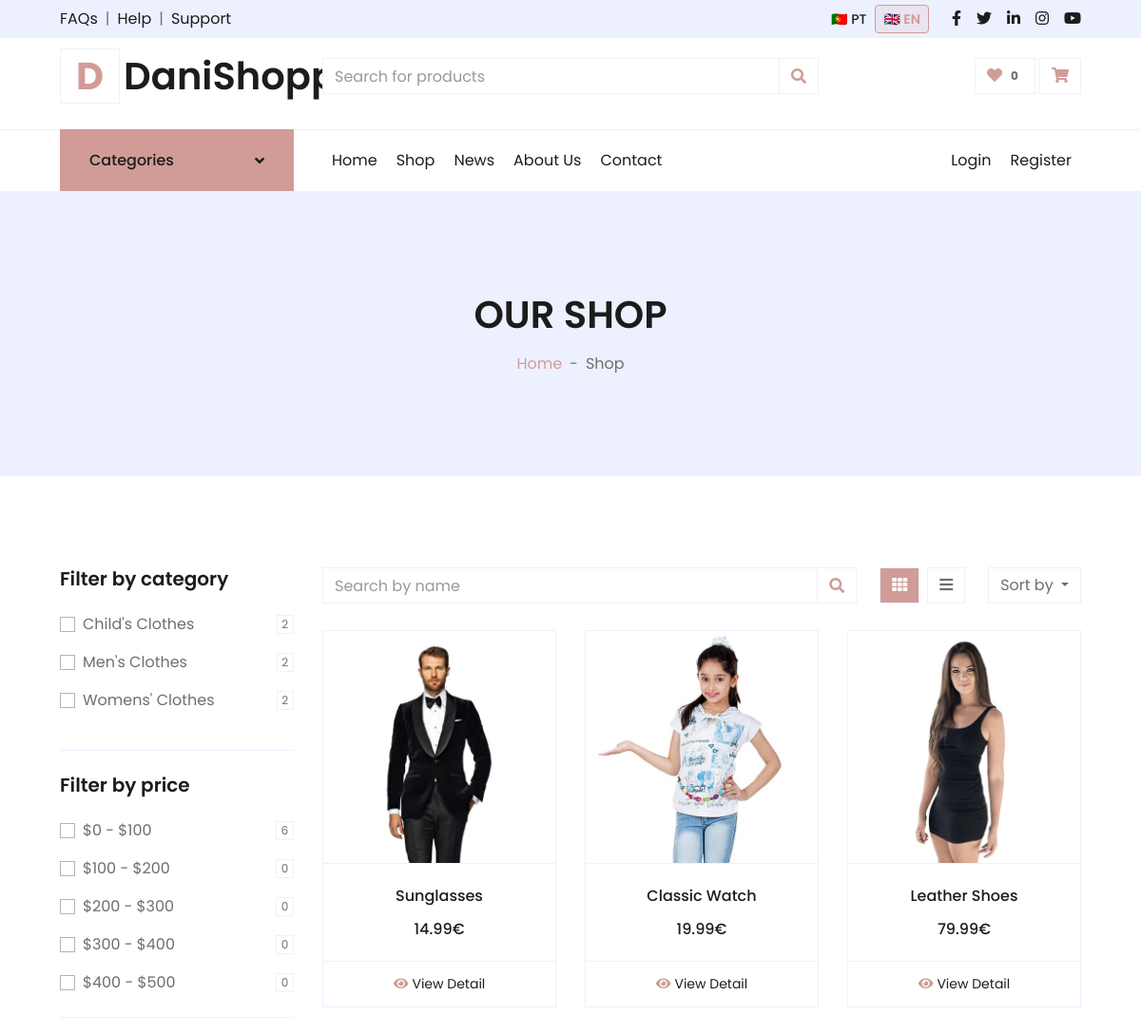
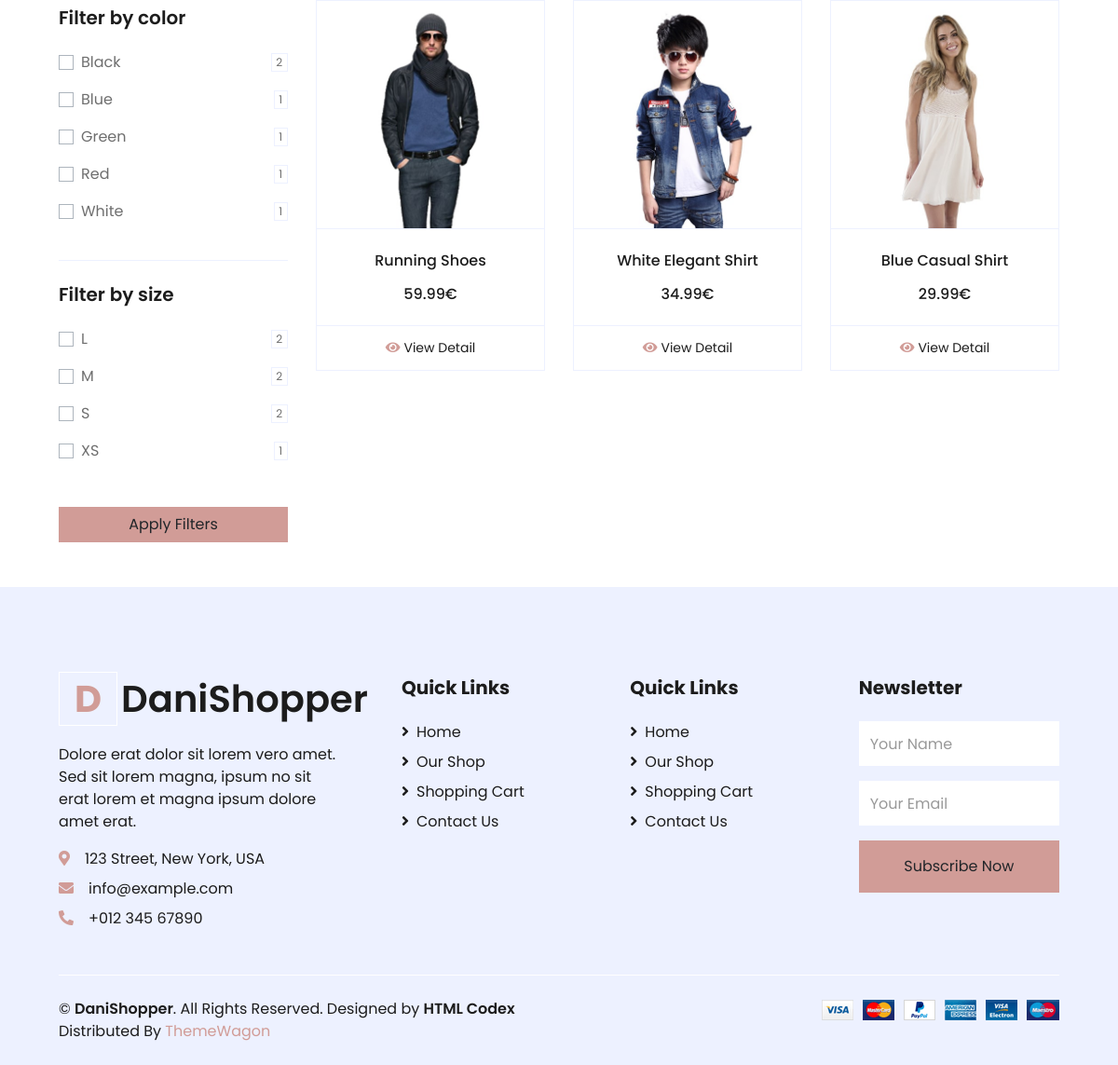
The page /shop.php on the database its author committed (2 pictures, top to bottom).
### tables this page shows
CREATE TABLE
  `categories` (
    `id` int (11) NOT NULL AUTO_INCREMENT,
    `image` varchar(255) DEFAULT NULL,
    PRIMARY KEY (`id`)
  );

CREATE TABLE
  `colors` (
    `id` int (11) NOT NULL AUTO_INCREMENT,
    `hex` varchar(7) DEFAULT NULL,
    PRIMARY KEY (`id`)
  );

CREATE TABLE
  `sizes` (
    `id` int (11) NOT NULL AUTO_INCREMENT,
    `name` varchar(50) NOT NULL,
    PRIMARY KEY (`id`)
  );

CREATE TABLE
  `products` (
    `id` int (11) NOT NULL AUTO_INCREMENT,
    `codProd` varchar(50) DEFAULT NULL,
    `category_id` int (11) DEFAULT NULL,
    `price` decimal(10, 2) NOT NULL,
    `image` varchar(255) DEFAULT NULL,
    `is_active` tinyint (1) DEFAULT 1,
    `created_at` timestamp NOT NULL DEFAULT current_timestamp(),
    `updated_at` timestamp NOT NULL DEFAULT current_timestamp() ON UPDATE current_timestamp(),
    PRIMARY KEY (`id`),
    UNIQUE KEY `codProd` (`codProd`),
    KEY `category_id` (`category_id`),
    CONSTRAINT `products_ibfk_1` FOREIGN KEY (`category_id`) REFERENCES `categories` (`id`)
  );

### shop.php (the view, shortened to what the rows shown need)
<!DOCTYPE html>
<html lang="gb">
<?php
include_once 'includes/config.php';
include 'includes/header.php';
$selected_colors     = $_GET['colors'] ?? [];
$selected_sizes      = $_GET['sizes'] ?? [];
$selected_prices     = $_GET['price'] ?? [];
$selected_categories = $_GET['categories'] ?? [];
$selected_sort       = $_GET['sort'] ?? '';
$search              = $_GET['search'] ?? '';
$view                = $_GET['view'] ?? 'grid';
$per_page = 12;
$page = max(1, (int)($_GET['page'] ?? 1));
$offset = ($page - 1) * $per_page;
$filters = [
    'colors'     => $selected_colors,
    'sizes'      => $selected_sizes,
    'categories' => $selected_categories,
    'search'     => $search,
    'price'      => $selected_prices,
    'sort'       => $selected_sort
];
$products = get_products_filtered($filters, $per_page, $offset);
$colors = get_filter_colors();
$sizes = get_filter_sizes();
$categories = get_filter_categories();
?>
<div class="container-fluid bg-secondary mb-5">
    <div class="d-flex flex-column align-items-center justify-content-center" style="min-height: 300px">
        <h1 class="font-weight-semi-bold text-uppercase mb-3"><?= t('shop.header.title') ?></h1>
    </div>
</div>
<div class="container-fluid pt-5">
    <form method="GET">
        <div class="row px-xl-5">
            <div class="col-lg-3 col-md-12">
                <div class="border-bottom mb-4 pb-4">
                    <?php foreach ($categories as $cat): ?>
                        <div class="custom-control custom-checkbox d-flex align-items-center justify-content-between mb-3">
                            <label class="custom-control-label" for="cat-<?= $cat['id'] ?>">
                                <?= $cat['name'] ?>
                            </label>
                            <span class="badge border font-weight-normal"><?= $cat['total'] ?></span>
                        </div>
                    <?php endforeach; ?>
                </div>
                <div class="border-bottom mb-4 pb-4">
                    <?php foreach ($colors as $color): ?>
                        <div class="custom-control custom-checkbox d-flex align-items-center justify-content-between mb-3">
                            <label class="custom-control-label" for="color-<?= $color['id'] ?>">
                                <?= $color['name'] ?>
                            </label>
                            <span class="badge border font-weight-normal"><?= $color['total'] ?></span>
                        </div>
                    <?php endforeach; ?>
                </div>
                <div class="mb-5">
                    <?php foreach ($sizes as $size): ?>
                        <div class="custom-control custom-checkbox d-flex align-items-center justify-content-between mb-3">
                            <label class="custom-control-label" for="size-<?= $size['id'] ?>">
                                <?= $size['name'] ?>
                            </label>
                            <span class="badge border font-weight-normal"><?= $size['total'] ?></span>
                        </div>
                    <?php endforeach; ?>
                </div>
            </div>
            <div class="col-lg-9 col-md-12">
                <div class="row pb-3 <?= $view === 'list' ? 'view-list' : 'view-grid' ?>">
                    <?php foreach ($products as $product): ?>
                        <div class="<?= $view === 'list' ? 'col-12 mb-3' : 'col-lg-4 col-md-6 col-sm-12 pb-1' ?>">
                            <?php if ($view === 'list'): ?>
                                <div class="product-list-item d-flex align-items-center p-3">
                                    <div class="product-list-img flex-shrink-0 mr-4">
                                        <a href="<?= $SETTINGS['url_site'] ?>/detail.php?slug=<?= $product['slug'] ?>">
                                            <img src="<?= $product['image'] ?>" alt="<?= $product['title'] ?>" class="img-fluid">
                                        </a>
                                    </div>
                                    <div class="product-list-info flex-grow-1">
                                        <h5 class="mb-2">
                                            <a href="<?= $SETTINGS['url_site'] ?>/detail.php?slug=<?= $product['slug'] ?>" class="text-dark font-weight-semi-bold">
                                                <?= $product['title'] ?>
                                            </a>
                                        </h5>
                                        <h4 class="text-primary font-weight-bold mb-0"><?= $product['price'] ?>€</h4>
                                    </div>
                                    <div class="product-list-action ml-4">
                                        <a href="<?= $SETTINGS['url_site'] ?>/detail.php?slug=<?= $product['slug'] ?>" class="btn btn-primary btn-sm px-4">
                                            <i class="fas fa-eye mr-1"></i> View Detail
                                        </a>
                                    </div>
                                </div>
                            <?php else: ?>
                                <div class="card product-item border-0 mb-4">
                                    <div class="card-header product-img position-relative overflow-hidden bg-transparent border p-0">
                                        <img class="img-fluid w-100" src="<?= $product['image'] ?>" alt="">
                                    </div>
                                    <div class="card-body border-left border-right text-center p-0 pt-4 pb-3">
                                        <h6 class="text-truncate mb-3"><?= $product['title'] ?></h6>
                                        <div class="d-flex justify-content-center">
                                            <h6><?= $product['price'] ?>€</h6>
                                        </div>
                                    </div>
                                    <div class="card-footer d-flex justify-content-center bg-light border">
                                        <a href="<?= $SETTINGS['url_site'] ?>/detail.php?slug=<?= $product['slug'] ?>"
                                            class="btn btn-sm text-dark p-0">
                                            <i class="fas fa-eye text-primary mr-1"></i>View Detail
                                        </a>
                                    </div>
                                </div>
                            <?php endif; ?>
                        </div>
                    <?php endforeach; ?>
                </div>
            </div>
        </div>
    </form>
</div>
<?php include 'includes/footer.php'; ?>
</body>
</html>

### rows shown on the page
categories: name "Child's Clothes", total "2"
categories: name "Men's Clothes", total "2"
categories: name "Womens' Clothes", total "2"
colors: name "Black", total "2"
colors: name "Blue", total "1"
colors: name "Green", total "1"
colors: name "Red", total "1"
colors: name "White", total "1"
sizes: name "L", total "2"
sizes: name "M", total "2"
sizes: name "S", total "2"
sizes: name "XS", total "1"
products: image (picture), title "Sunglasses", price "14.99"
products: image (picture), title "Classic Watch", price "19.99"
products: image (picture), title "Leather Shoes", price "79.99"
products: image (picture), title "Running Shoes", price "59.99"
products: image (picture), title "White Elegant Shirt", price "34.99"
products: image (picture), title "Blue Casual Shirt", price "29.99"

### other values the page prints
t('header.topbar.faqs') "FAQs"
t('header.topbar.help') "Help"
t('header.topbar.support') "Support"
t('header.lang.pt') "PT"
t('header.lang.en') "EN"
t('header.brand.name') "DaniShopper"
get_wishlist_count($_SESSION['user_id'] ?? null) "0"
t('header.categories.title') "Categories"
t('header.nav.home') "Home"
t('header.nav.shop') "Shop"
t('menu.news') "News"
t('menu.about') "About Us"
t('header.nav.contact') "Contact"
t('header.nav.login') "Login"
t('header.nav.register') "Register"
